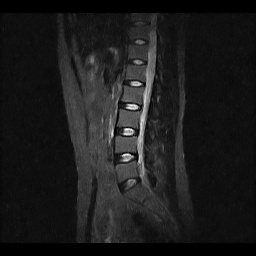
#> input picture PreProcessing/coco/images/val2017/000-000.jpg, 256 x 256 px, found by its file name
$ python data_enhance.py   (older library calls are emulated)
#> lines starting #> are read from the running program, lines starting #| are printed output that depends on the picture
import json
import cv2
from skimage import util
import random
import os
import argparse
import logging
import numpy as np

parser = argparse.ArgumentParser(formatter_class=argparse.ArgumentDefaultsHelpFormatter,
                                 description='Perform Data Augmentation')
parser.add_argument('-i', '--img', dest='img', type=str, default='./images',
                    help='Path of img files(.jpg)')
parser.add_argument('-j', '--json', type=str, default='./new_data-bbox-cls.json',
                    dest='json', help='Path of json file of all labels')
parser.add_argument('-r', '--result', dest='res', type=str, default='./result',
                    help='Path of augmentation results')
par = parser.parse_args()

logging.basicConfig(level=logging.INFO, format='%(asctime)s : %(message)s',
                    datefmt='%Y-%m-%d %H:%M:%S')

nums = np.zeros(7, ).astype(np.int)
numsv5 = np.zeros(2, ).astype(np.int)


def cut_image(img_path, js_path, res_path, sig):
    global nums, numsv5

    with open(js_path, 'r') as load_f:
        train_dict = json.load(load_f)
    train_dict = sorted(train_dict, key=lambda x: x['id'])

    error_name = []

    for i in train_dict:
        imname = i['id']
        impath = os.path.join(img_path, imname + '.jpg')
        if not os.path.exists(impath):
            continue
        img = cv2.imread(impath)

        i['point'] = sorted(i['point'], key=lambda x: x['coord'][1])
        point_num = 0
        for j in i['point']:
            try:
                x1, y1, x2, y2 = list(map(int, j['bbox']))
            except:
                logging.info(f'{imname} get wrong!')
                error_name.append(imname)

            cop_img = img[y1:y2, x1:x2]
            name = imname + '-' + str(point_num) + '.jpg'
            point_num += 1

            try:
                clf = int(j['class'][1])
                cv2.imwrite(os.path.join(sig[clf], str(nums[clf]) + '.jpg'), cop_img)
                nums[clf] += 1
            except:
                logging.info(f'ID {imname} with Wrong label: {j["class"]}!')
                continue

            try:
                clf = int(j['class'][3])
                cv2.imwrite(os.path.join(sig[clf + 7], str(numsv5[clf]) + '.jpg'), cop_img)
                numsv5[clf] += 1
            except:
                logging.info(f'ID {imname} with Wrong label: {j["class"]}!')
                continue


def center_move(img_path, js_path, res_path, sig):
    global nums, numsv5

    with open(js_path, 'r') as load_f:
        train_dict = json.load(load_f)
    train_dict = sorted(train_dict, key=lambda x: x['id'])

    for i in train_dict:
        imname = i['id']
        impath = os.path.join(img_path, imname + '.jpg')
        if not os.path.exists(impath):
            continue
        img = cv2.imread(impath)

        i['point'] = sorted(i['point'], key=lambda x: x['coord'][1])
        point_num = 0
        for j in i['point']:
            try:
                x1, y1, x2, y2 = list(map(int, j['bbox']))
                width = y2 - y1
                higth = x2 - x1
                if width / 10 > higth / 10:
                    move_step = int(width / 10)
                else:
                    move_step = int(higth / 10)
                if y1 - move_step < 0:
                    cop_img_up = img[0:y2 - move_step, x1:x2]
                else:
                    cop_img_up = img[y1 - move_step:y2 - move_step, x1:x2]
                cop_img_down = img[y1 + move_step:y2 + move_step, x1:x2]
                if x1 - move_step < 0:
                    cop_img_left = img[y1:y2, 0:x2 - move_step]
                else:
                    cop_img_left = img[y1:y2, x1 - move_step:x2 - move_step]
                cop_img_right = img[y1:y2, x1 + move_step:x2 + move_step]
                name = imname + '-' + str(point_num)
                point_num += 1

                try:
                    clf = int(j['class'][1])
                except:
                    logging.info(f'ID {imname} with Wrong label: {j["class"]}!')
                    continue

                cop_img = [cop_img_up, cop_img_down, cop_img_left, cop_img_right]
                for img in cop_img:
                    cv2.imwrite(os.path.join(sig[clf], str(nums[clf]) + '.jpg'), img)
                    nums[clf] += 1

                try:
                    clf = int(j['class'][3])
                except:
                    logging.info(f'ID {imname} with Wrong label: {j["class"]}!')
                    continue

                for img in cop_img:
                    cv2.imwrite(os.path.join(sig[clf + 7], str(numsv5[clf]) + '.jpg'), img)
                    numsv5[clf] += 1

            except:
                continue


def gaussNoise(img):
    noise_img = util.random_noise(img, mode='gaussian')
    result = util.img_as_ubyte(noise_img)

    return result


def sub_gauss(sig, clf, add_num, stable_num):
    global nums
    if stable_num == 0:
        return 0
    for i in range(add_num):
        choose_name = random.randint(0, stable_num)
        img_path = os.path.join(sig[clf], str(choose_name) + '.jpg')
        if not os.path.exists(img_path):
            continue
        img = cv2.imread(img_path)
        result = gaussNoise(img)
        cv2.imwrite(os.path.join(sig[clf], str(nums[clf]) + '.jpg'), result)
        nums[clf] += 1


# ------------------main_function---------------------

img_path = par.img
json_path = par.json
res_path = par.res
sign = ['v_1', 'v_2', 'V1', 'V2', 'V3', 'V4', 'V5only', 'noV5', 'V5']
sig = [os.path.join(res_path, item) for item in sign]
if not os.path.exists(res_path):
    os.mkdir(res_path)
    for item in sig:
        os.mkdir(item)
cut_image(img_path, json_path, res_path, sig)
#> (reads PreProcessing/new_data-bbox-cls.json from the repository)
#> in cut_image, img is the input picture: shape (256, 256, 3); min 0, max 255, mean 27.8
#> the loop in cut_image, `for j in i['point']:` made 11 passes
#> pass 3, in cut_image, `cop_img = img[y1:y2, x1:x2]`:
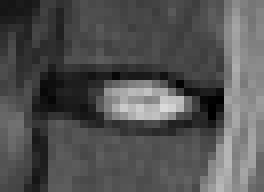
#> cop_img: shape (24, 33, 3) (shown 8 times larger); min 0, max 218, mean 83.1
#> after the loop in cut_image, `for j in i['point']:`: error_name = []; nums = [5, 0, 4, 1, 1, 0, 0]; numsv5 = [11, 0]; point_num = 11
#> pass 2 of the loop in cut_image, `for i in train_dict:`:
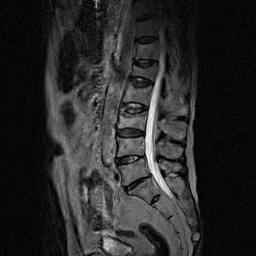
#> input picture PreProcessing/coco/images/train2017/001-000.jpg, 256 x 256 px, found by its file name
#> in cut_image, img is the input picture: shape (256, 256, 3); min 0, max 255, mean 41.2
#> the loop in cut_image, `for j in i['point']:` made 11 passes
#> (x1, y1, x2, y2, clf) on passes 1 to 8: (130, 56, 153, 72, 1), (124, 61, 155, 83, 0), (123, 72, 154, 94, 1), (117, 80, 156, 108, 0), (114, 94, 153, 122, 0), (114, 108, 151, 134, 0), (111, 121, 148, 147, 0), (110, 131, 149, 159, 0)
#> pass 2, in cut_image, `cop_img = img[y1:y2, x1:x2]`:
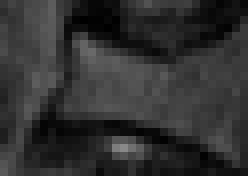
#> cop_img: shape (22, 31, 3) (shown 8 times larger); min 0, max 137, mean 48.9
#> pass 3, in cut_image, `cop_img = img[y1:y2, x1:x2]`:
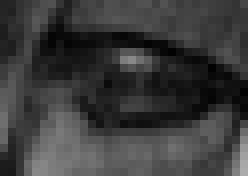
#> cop_img: shape (22, 31, 3) (shown 8 times larger); min 2, max 171, mean 59
#> after the loop in cut_image, `for j in i['point']:`: nums = [5, 5, 6, 2, 2, 0, 2]; numsv5 = [20, 2]; point_num = 11
logging.info('Finish cutting!')
center_move(img_path, json_path, res_path, sig)
#> the loop in center_move, `for j in i['point']:` made 11 passes
#> (x1, y1, x2, y2, width, higth, move_step) on passes 1 to 11: (124, 52, 152, 72, 20, 28, 2), (121, 61, 152, 83, 22, 31, 3), (118, 71, 151, 95, 24, 33, 3), (116, 83, 149, 107, 24, 33, 3), (113, 94, 146, 118, 24, 33, 3), (112, 106, 145, 130, 24, 33, 3), (106, 115, 148, 145, 30, 42, 4), (105, 130, 147, 160, 30, 42, 4), (107, 143, 146, 171, 28, 39, 3), (107, 157, 146, 185, 28, 39, 3), (114, 171, 145, 193, 22, 31, 3)
#> pass 1, in center_move, `cop_img_up = img[y1 - move_step:y2 - move_step, x1:x2]`:
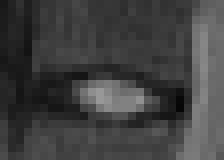
#> cop_img_up: shape (20, 28, 3) (shown 8 times larger); min 6, max 152, mean 64.9
#> pass 1, in center_move, `cop_img_down = img[y1 + move_step:y2 + move_step, x1:x2]`:
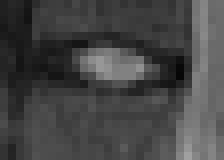
#> cop_img_down: shape (20, 28, 3) (shown 8 times larger); min 6, max 159, mean 69.4
#> pass 1, in center_move, `cop_img_left = img[y1:y2, x1 - move_step:x2 - move_step]`:
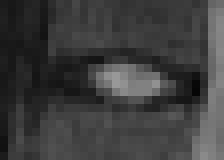
#> cop_img_left: shape (20, 28, 3) (shown 8 times larger); min 6, max 152, mean 61.8
#> pass 1, in center_move, `cop_img_right = img[y1:y2, x1 + move_step:x2 + move_step]`:
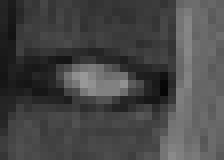
#> cop_img_right: shape (20, 28, 3) (shown 8 times larger); min 6, max 152, mean 71.3
#> pass 2 of the loop in center_move, `for i in train_dict:`:
logging.info('Finish center point moving!')
num_dic = {item: nums[idx] for idx, item in enumerate(sign[:7])}
num_dic2 = {item: numsv5[idx] for idx, item in enumerate(sign[7:])}
logging.info(f'Show data about categories:\n {num_dic}, {num_dic2}')
max_class1 = max(num_dic, key=num_dic.get)
for idx, i in enumerate(num_dic.keys()):
    if i == max_class1:
        continue
    else:
        sub_gauss(sig, idx, abs(num_dic[max_class1] - num_dic[i]), num_dic[i])
#> pass 2 of the loop `for idx, i in enumerate(num_dic.keys()):`:
max_class2 = max(num_dic2, key=num_dic2.get)
sub_gauss(sig[:-2], 1, abs(num_dic2[max_class2] - num_dic2['V5']), num_dic2['V5'])
#> in sub_gauss (call 7), `img = cv2.imread(img_path)`:
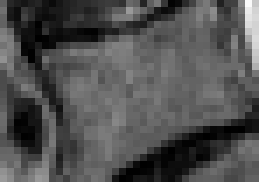
#> img: shape (26, 37, 3) (shown 7 times larger); min 0, max 249, mean 79.8
#> in gaussNoise (call 26), `noise_img = util.random_noise(img, mode='gaussian')`:
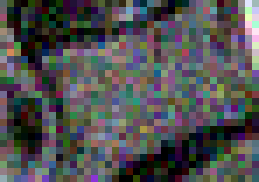
#> noise_img: shape (26, 37, 3) float64 (shown 7 times larger); mean B, G, R 0.319, 0.315, 0.314
#> pass 2 of the loop in sub_gauss, `for i in range(add_num):`:
logging.info('Done!')
